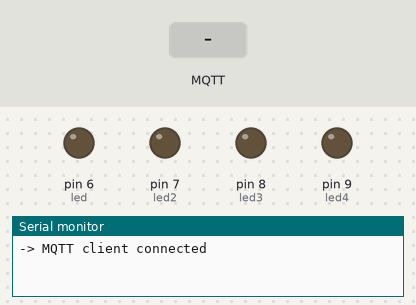
A sketch run on a simulated Arduino Uno, built with avr-gcc and run on an emulated ATmega328P. On the bench: output pins drawn as LEDs (lit = HIGH), the last lines printed to the serial monitor. The test bench sets the inputs (shaded band). WiFi joins after 1.5 s; servers stay silent unless stated; no MQTT or app messages arrive unless stated.

Above: at 2.7 s.
2.8 s: MQTT message "1" arrives on the first subscribed topic
At 3.8 s:
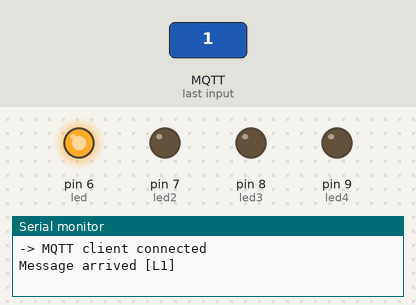
4.3 s: MQTT message "3" arrives on the first subscribed topic
At 4.9 s:
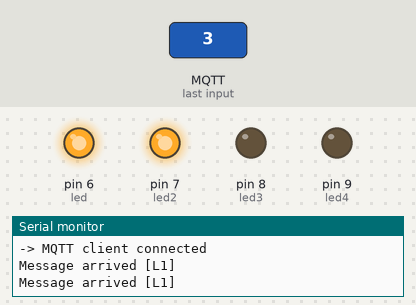
5.8 s: MQTT message "0" arrives on the first subscribed topic
At 6.1 s:
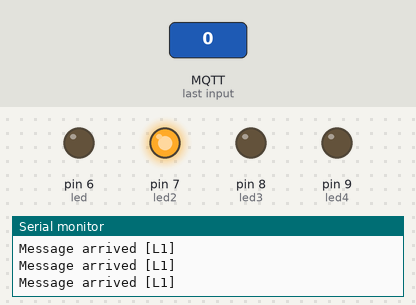
7.3 s: MQTT message "5" arrives on the first subscribed topic
At 8.4 s:
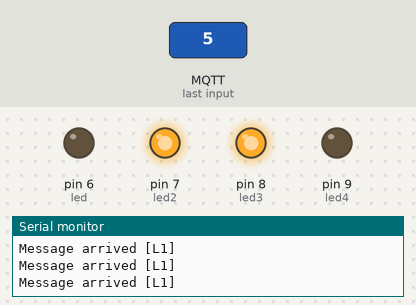
8.8 s: MQTT message "2" arrives on the first subscribed topic
At 9.5 s:
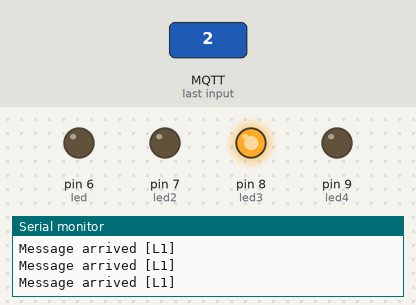
10.3 s: MQTT message "7" arrives on the first subscribed topic
At 10.7 s:
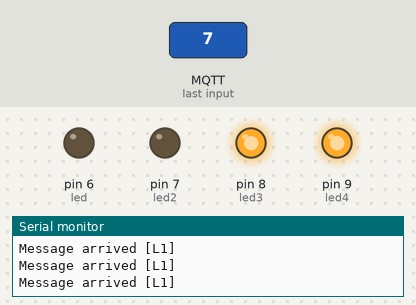
Timing chart, 0 to 12.8 s (numbered marks = the images above; inputs shaded):
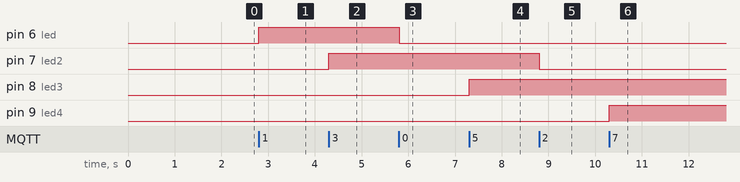

The sketch:

ENC28J60MQTT.ino
```cpp
#include <SPI.h> //INCLUSÃO DE BIBLIOTECA
#include <UIPEthernet.h> //INCLUSÃO DE BIBLIOTECA
#include <PubSubClient.h>


#define led  6   //pino de saida para acionamento da Lampada L1
#define led2 7   //pino de saida para acionamento da Lampada L1
#define led3 8   //pino de saida para acionamento da Lampada L1
#define led4 9   //pino de saida para acionamento da Lampada L1


// TODO: AskSensors MQTT user config
const char* username = "Test"; // my AskSensors username
const char* pubTopic = "L1"; // publish/username/apiKeyIn
// MQTT host config
const char* mqtt_server = "m13.cloudmqtt.com";
unsigned int mqtt_port = 14853;

EthernetClient askClient;
PubSubClient client(askClient);

byte mac[] = { 0xDE, 0xAD, 0xBE, 0xEF, 0xFE, 0xED }; //ATRIBUIÇÃO DE ENDEREÇO MAC AO ENC28J60
byte ip[] = { 192,168,33,115 }; //COLOQUE UMA FAIXA DE IP DISPONÍVEL DO SEU ROTEADOR.
EthernetServer server(80); //PORTA EM QUE A CONEXÃO SERÁ FEITA
int SAIDA[] = {6, 7, 8, 9}; //PINOS DIGITAIS UTILIZADOS PELAS SAÍDAS A RELÉ


void setup(){
    pinMode(led,  OUTPUT);
    pinMode(led2, OUTPUT);
    pinMode(led3, OUTPUT);
    pinMode(led4, OUTPUT);
Serial.begin(115200);
if (Ethernet.begin(mac) == 0)
{
Ethernet.begin(mac, ip);
}
// give the Ethernet shield a second to initialize:
client.setServer(mqtt_server, mqtt_port);
client.setCallback(callback);
}

void loop(){

if (!client.connected())
        reconnect();
        client.loop();
client.subscribe(pubTopic, 1);
if (!client.connected())
        reconnect();
}


void callback(char* topic, byte* payload, unsigned int length)
{
//armazena msg recebida em uma sring
  payload[length] = '\0';
  String strMSG = String((char*)payload);

Serial.print("Message arrived [");
Serial.print(topic);
Serial.print("] ");
Serial.println();
  //aciona saída conforme msg recebida
  if (strMSG == "1")
  {         //se msg "1"
     digitalWrite(led, HIGH);  //coloca saída em high para ligar a Lampada - > o módulo RELE usado tem acionamento invertido. Se necessário ajuste para o seu modulo
  }
  else if (strMSG == "0")
  {   //se msg "0"
     digitalWrite(led, LOW);   //coloca saída em low para desligar a Lampada - > o módulo RELE usado tem acionamento invertido. Se necessário ajuste para o seu modulo
  }
  else  if (strMSG == "3")
  {         //se msg "1"
     digitalWrite(led2, HIGH);  //coloca saída em high para ligar a Lampada - > o módulo RELE usado tem acionamento invertido. Se necessário ajuste para o seu modulo
  }
  else if (strMSG == "2")
  {   //se msg "0"
     digitalWrite(led2, LOW);   //coloca saída em low para desligar a Lampada - > o módulo RELE usado tem acionamento invertido. Se necessário ajuste para o seu modulo
  }
  else if (strMSG == "5")
  {         //se msg "1"
     digitalWrite(led3, HIGH);  //coloca saída em high para ligar a Lampada - > o módulo RELE usado tem acionamento invertido. Se necessário ajuste para o seu modulo
  }
  else if (strMSG == "4")
  {   //se msg "0"
     digitalWrite(led3, LOW);   //coloca saída em low para desligar a Lampada - > o módulo RELE usado tem acionamento invertido. Se necessário ajuste para o seu modulo
  }
   else if (strMSG == "7")
  {         //se msg "1"
     digitalWrite(led4, HIGH);  //coloca saída em high para ligar a Lampada - > o módulo RELE usado tem acionamento invertido. Se necessário ajuste para o seu modulo
  }
  else if (strMSG == "6")
  {   //se msg "0"
     digitalWrite(led4, LOW);   //coloca saída em low para desligar a Lampada - > o módulo RELE usado tem acionamento invertido. Se necessário ajuste para o seu modulo
  }
}
void reconnect()
{
// Loop until we're reconnected
while (!client.connected())
{
if (client.connect("ethClient", "iavlbrzx", "ANunaAHkWsYO"))
{
Serial.println("-> MQTT client connected");
}
}
}
```

Measured:
- after the input at 2.8 s, pin 6 (led): LOW → HIGH at once
- after the input at 4.3 s, pin 7 (led2): LOW → HIGH at once
- after the input at 5.8 s, pin 6 (led): HIGH → LOW at once
- after the input at 7.3 s, pin 8 (led3): LOW → HIGH at once
- after the input at 8.8 s, pin 7 (led2): HIGH → LOW at once
- after the input at 10.3 s, pin 9 (led4): LOW → HIGH at once
